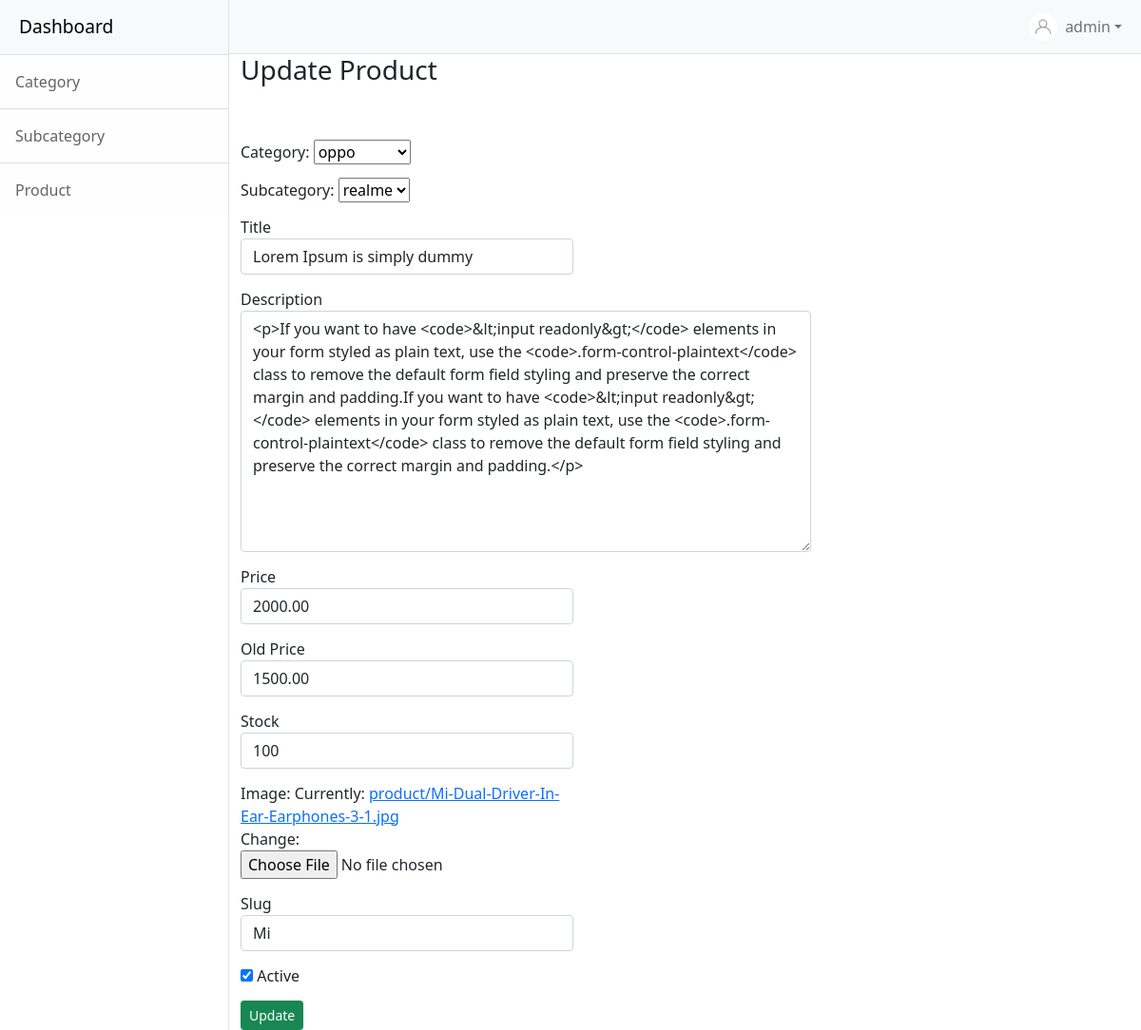
The app's page /update_product/2/ (signed in) with its own data.
### operation_app/models.py (models this page shows, shortened)
class Product(models.Model):
    category = models.ForeignKey(
        Category, on_delete=models.CASCADE)
    subcategory = models.ForeignKey(Subcategory, on_delete=models.CASCADE)
    title = models.CharField(max_length=200)
    description = RichTextField()
    price = models.DecimalField(max_digits=8, decimal_places=2)
    old_price = models.DecimalField(max_digits=8, decimal_places=2, null=True)
    stock = models.PositiveIntegerField(null=True)
    image = models.ImageField(
        upload_to="product", verbose_name='Image')
    slug = models.SlugField(null=True, unique=True)
    active = models.BooleanField(default=True)
    hits = models.IntegerField(default=0)
    posted_on = models.DateTimeField(auto_now=False, auto_now_add=True)
    updated_on = models.DateTimeField(auto_now=True, auto_now_add=False)
    def image_tag(self):
        return mark_safe('<img src="{}" heights="70" width="60" />'.format(self.image.url))
    image_tag.short_description = 'Image'

### operation_app/views.py (the view)
# urls.py: path('update_product/<int:pk>/', update_product, name='update_product'),
@login_required
def update_product(request, pk):
    data = Product.objects.get(pk=pk)
    form = ProductForm(instance=data)
    if request.method == 'POST':
        form = ProductForm(request.POST, request.FILES, instance=data)
        if form.is_valid():
            form.save()
            return product(request)
    return render(request, 'update_product.html', context={'form': form})

### operation_app/forms.py
class ProductForm(forms.ModelForm):
    title = forms.CharField(widget=forms.TextInput(
        attrs={'class': "form-control"}))
    description = forms.CharField(label="Description", widget=forms.Textarea(
        attrs={'class': "form-control"}))
    price = forms.DecimalField(widget=forms.TextInput(
        attrs={'class': "form-control"}))
    old_price = forms.DecimalField(widget=forms.TextInput(
        attrs={'class': "form-control"}))
    stock = forms.IntegerField(widget=forms.TextInput(
        attrs={'class': "form-control"}))
    slug = forms.CharField(widget=forms.TextInput(
        attrs={'class': "form-control"}))
    class Meta:
        model = Product
        fields = ['category', 'subcategory', 'title', 'description',
                  'price', 'old_price', 'stock', 'image', 'slug', 'active']

### operation_app/models.py (called while the page is built)
    def __str__(self):
        return self.name

    def __str__(self):
        return self.name

### templates/update_product.html (shortened to what this page needs)
{% extends 'base.html' %}
{% load widget_tweaks %}
{% block body_block %}
<h3 class="pb-5">Update Product</h3>
<form  method="POST"  enctype="multipart/form-data">
<div class="inp">
  <label for="">Category:</label>
     {{form.category}}
</div>
  <div class="inp">
    <label for="">Subcategory:</label>
    {{form.subcategory}}
</div>
 <div class="inp" >
  <label for="">Title</label>
  {{form.title}}
</div>
<div style="width: 600px; padding-bottom: 14px;"  class="inpf" >
  <label for="">Description</label>
{{ form.description|add_class:"ckeditor" }}
</div>
<div  class="inp" >
  <label for="">Price</label>
 {{ form.price }}
</div>
<div  class="inp" >
  <label for="">Old Price</label>
 {{ form.old_price }}
</div>
<div class="inp" >
  <label for="">Stock</label>
 {{ form.stock }}
</div>
<div class="inp">
  <label for="">Image:</label>
{{ form.image }}
</div>
<div class="inp" >
  <label for="">Slug</label>
 {{ form.slug }}
</div>
<div class="inp" >
 {{ form.active }}
 <label for="">Active</label>
</div>
  <div >
      <input type="submit"  class="btn btn-sm btn-success " value="Update"/>
  </div>
</form>
{% endblock %}

### templates/base.html (shortened to what this page needs)
{% load static %}
<!DOCTYPE html>
<html lang="en">
    <head>
        <link href="{%static 'css/style.css'%}" rel="stylesheet" />
        <link href="{%static 'inp.css'%}" rel="stylesheet" />
    </head>
    <body>
        <div class="d-flex" id="wrapper">
            <div class="border-end bg-white" id="sidebar-wrapper">
                <div class="sidebar-heading border-bottom bg-light "><a class="modify" href="/">Dashboard</a></div>
                <div class="list-group list-group-flush">
                  <a class="list-group-item list-group-item-action list-group-item-light p-3" href="{%url 'category' %}">Category</a>
				    <a class="list-group-item list-group-item-action list-group-item-light p-3" href="{%url 'subcategory' %}">Subcategory</a>
					 <a class="list-group-item list-group-item-action list-group-item-light p-3" href="{% url 'product' %}">Product</a>
                </div>
            </div>
            <div id="page-content-wrapper">
                <nav class="navbar navbar-expand-lg navbar-light bg-light border-bottom">
                    <div class="container-fluid">
                        <div class="collapse navbar-collapse" id="navbarSupportedContent">
                            <ul class="navbar-nav ms-auto mt-2 mt-lg-0">
                            <img src="{%static 'user.jpg' %}" alt="logo" width="30px" height="30px" style="border-radius: 15px; margin-top: 5px;">
                               <li> {% if user.is_authenticated %}
                                    <a class="nav-link dropdown-toggle" id="navbarDropdown" href="#" role="button" data-bs-toggle="dropdown" aria-haspopup="true" aria-expanded="false">{{user.username}}</a>
                                        {% endif %}
                                </li>
                            </ul>
                        </div>
                    </div>
                </nav>
              <div class="container">
                {% block body_block %}
                {% endblock %}
              </div>
            </div>
        </div>
    </body>
</html>

### static/inp.css (style rules this page uses)
.inp { width: 350px; margin-bottom: 14px; }

### records on screen
Product: category "oppo", subcategory "realme", title "Lorem Ipsum is simply dummy", description "<p>If you want to have <code>&lt;input readonly&gt;</code> elements in your form styled as plain text, use the <code>.form-control-plaintext</code> class to remove the default form field styling and preserve the correct margin and padding.If you want to have <code>&lt;input readonly&gt;</code> elements in your form styled as plain text, use the <code>.form-control-plaintext</code> class to remove the default form field styling and preserve the correct margin and padding.</p>", price "2000.00", old_price "1500.00", stock "100", slug "Mi", active "☑"

### other values on screen
{{ user.username }} "admin"
